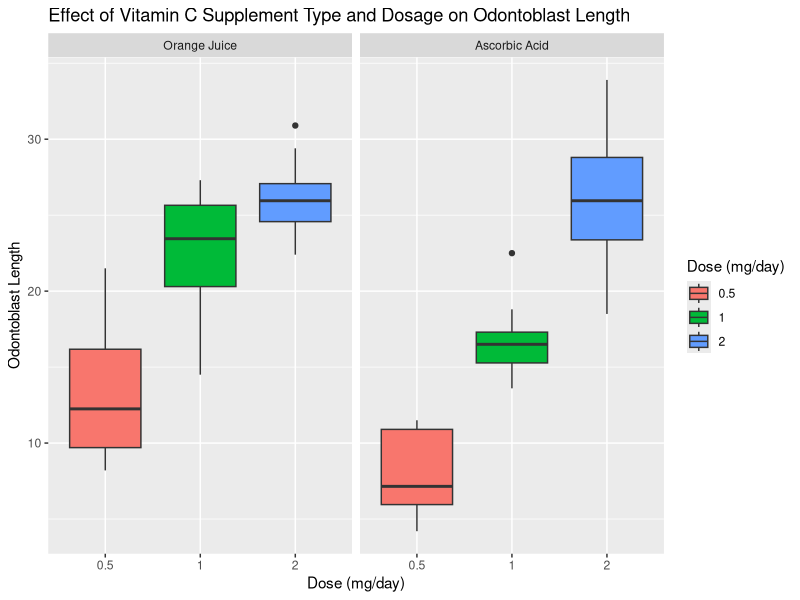

Recreate this plot in R. (Note: this script raises an error after producing the figure.)
## ---- chunk 1

library(datasets)
data <- ToothGrowth
dim(data)
str(data)
head(data)
summary(data)
table(data$dose)

## ---- chunk 2
library(ggplot2)

ggplot(ToothGrowth,aes(x=factor(dose),y=len,fill=factor(dose))) + 
    geom_boxplot() +
    facet_grid(.~supp, labeller = as_labeller(c("OJ" = "Orange Juice", "VC" = "Ascorbic Acid"))) +
    scale_x_discrete("Dose (mg/day)") +   
    scale_y_continuous("Odontoblast Length") +  
    scale_fill_discrete(name="Dose (mg/day)") + 
    ggtitle("Effect of Vitamin C Supplement Type and Dosage on Odontoblast Length")
## ---- chunk 3

t.test(len ~ supp, paired = FALSE, alternative = "two.sided", var.equal = FALSE, data = data)

## ---- chunk 4
dataHalfOne <- subset(data, dose %in% c(0.5, 1))
t.test(len ~ dose, paired = FALSE, alternative = "two.sided", var.equal = FALSE, data = dataHalfOne)

## ---- chunk 5

dataOneTwo <- subset(data, dose %in% c(1, 2))
t.test(len ~ dose, paired = FALSE, alternative = "two.sided", var.equal = FALSE, data = dataOneTwo)

